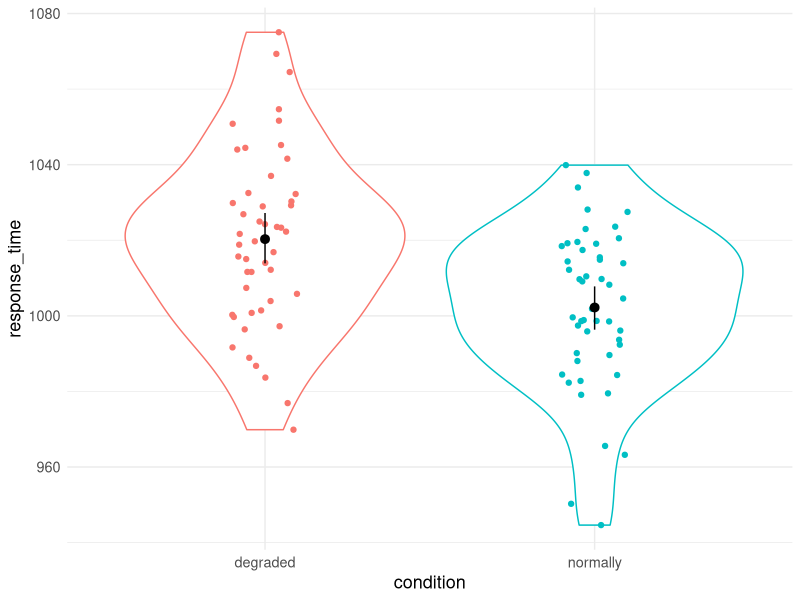
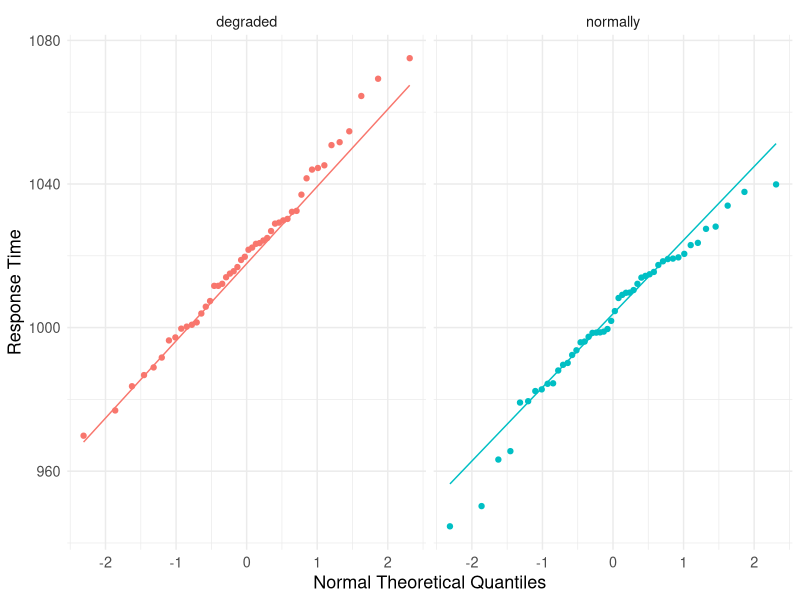
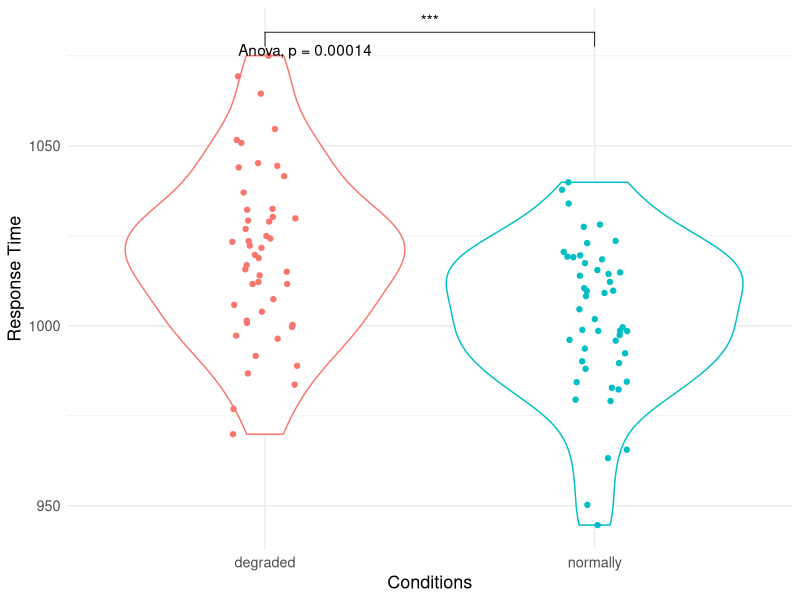
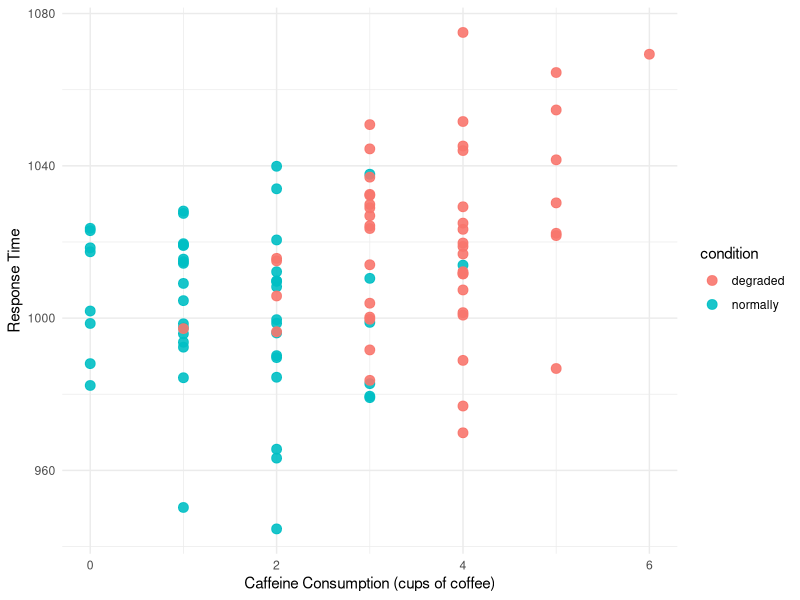

R code for these plots, in order: (Note: this script raises an error after producing the figures.)
# load tidyverse for reading, wrangling and plotting data
library(tidyverse) 
# load afex for ANOVA functions
library(afex) 
# load emmeans for pairwise comparisons
library(emmeans) 
# load psych for data summarize 
library(psych) 
# load skimr package for data summarize
library(skimr)
# load ggpubr package for plotting
library(ggpubr)
# load car package for leveneTest
library(car)

#load data
Q1_data = read_csv('./Raw_Data/assignment_2_dataset_1.csv')

# check if the data is correctly loaded
head(Q1_data)

# rename the value from condition_a, condition_b to normally and degraded.
# here we use mutate() function to recreate the column.
# case_when() is to select the case that fits different "condition".
Q1_data = Q1_data %>%
    mutate(
        condition = case_when(
            condition == "condition_a" ~ "normally",
            condition == "condition_b" ~ "degraded"
        )
    )

# code condition as a factor,using mutate function and factor function to replace the old column.
Q1_data = Q1_data %>%
    mutate(condition = factor(condition))

# double check if the data is coded correctly.
head(Q1_data)

# summarize data using base R functions
Q1_data %>%
    # we want to view the data in different conditions.
    group_by(condition) %>%
    # here we calculate mean and sd for the data, using summarize()
    summarise(mean = mean(response_time),
              sd = sd(response_time))

# according to this package's documentation, we use `describeBy()` function to compare data in different groups.
# The first argument sent is the data frame, and the second one is the group list.
describeBy(Q1_data$response_time, Q1_data$condition)

Q1_data %>%
    group_by(condition) %>%
    # here we use skim() function to generate summarize.
    skim() %>%
    # as we are only interested in the response_time variable, we use filter() to select it and compare between groups.
    filter(skim_variable == "response_time")

# Seed is set here to ensure reproducibility.
set.seed(11082245)
# use ggplot to demonstrate the distribution of data.
Q1_data %>%
    #here we set x axis as condition, y axis as response time, and we coloured the data according to the different conditions.
    ggplot(aes(x = condition, y = response_time, colour = condition)) +
    # here we add a layer of violin plot using settings and parameters in ggplot()
    geom_violin() +
    # let the dots jitter a little bit to have a better look.
    geom_jitter(width = .1) +
    # the figure is clear enough and we do not need a guides.
    guides(colour = FALSE) +
    # here we use stat_summary() function to add another layer.
    # "mean_cl_boot" is a built in function to acquire confidence limits for the mean.
    stat_summary(fun.data = "mean_cl_boot", colour = "black") +
    # also, a theme and text size is set here for a better view.
    theme_minimal() +
    theme(text = element_text(size = 13)) 

ggplot(data = Q1_data, aes(sample = response_time, colour = factor(condition))) +
    geom_qq() +
    geom_qq_line() +
    facet_wrap( ~ condition) +
    guides(colour = FALSE) +
    labs(y = "Response Time", x = "Normal Theoretical Quantiles") +
    theme_minimal() +
    theme(text = element_text(size = 13))

tapply(Q1_data$response_time, Q1_data$condition, shapiro.test)

leveneTest(response_time ~ condition, data = Q1_data)

Q1_model_1 = aov_4(response_time ~ condition + (1 | participant),data = Q1_data)

summary(Q1_model_1)
# by using emmeans(), we could compare the data group by the condition factor.
emmeans(Q1_model_1, pairwise ~ condition)

Q1_data %>%
    ggplot(aes(x = condition, y = response_time, colour = condition)) +
    geom_violin() +
    geom_jitter(width = .1) +
    # here we add ANOVA result to the plot
    # note this anova function may not get the same result.
    stat_compare_means(method = "anova") +
    # here we draw the line to compare different groups
    stat_compare_means(comparisons = list(c("degraded", "normally")),
                       symnum.args = list(
                           # use * to illustrate the p value
                           cutpoints = c(0, 0.0001, 0.001, 0.01, 0.05, Inf),
                           symbols = c("****", "***", "**", "*", "ns")
                       )) +
    guides(colour = FALSE) +
    theme_minimal() +
    theme(text = element_text(size = 13)) +
    labs(y = "Response Time", x = "Conditions")

t.test(Q1_data$response_time ~ Q1_data$condition)

Q2_data = read_csv('./Raw_Data/assignment_2_dataset_2.csv')
head(Q2_data)

Q2_data = Q2_data %>%
    mutate(
        condition = case_when(
            condition == "condition_a" ~ "normally",
            condition == "condition_b" ~ "degraded"
        )
    )
head(Q2_data)

Q2_data = Q2_data %>%
    mutate(condition = factor(condition))
head(Q2_data)

Q2_data %>%
    group_by(condition) %>%
    skim() %>%
    filter(skim_variable != "participant")

Q2_data %>%
    group_by(caffeine) %>%
    skim() %>%
    filter(skim_variable == "response_time")

# we set colour = condition in order to distinguish the relation between caffeine consumption and conditions. 
ggplot(Q2_data, aes(x = caffeine, y = response_time, colour = condition)) +
    geom_point(size = 3, alpha = .9) +
    labs(x = "Caffeine Consumption (cups of coffee)",
         y = "Response Time") +
    theme_minimal() +
    theme(text = element_text(size = 11)) 

Q2_model = aov_4(response_time ~ caffeine + condition +(1 | participant),data = Q2_data,factorize = FALSE)

anova(Q2_model)
# here we use 'pairwise' to compare different conditions
emmeans(Q2_model, pairwise ~ condition)

Q2_data <- Q2_data %>%
    mutate(condition = fct_relevel(condition,
                                   c("normally", "degraded")))
# here we use contrasts() to check the contrasts
contrasts(Q2_data$condition)

Q2_model_lm = lm(response_time ~ condition + caffeine, data = Q2_data)
Q2_model_lm

Resopnse_Time_normally = 998.564 + 12.791 * 0 + 2.469 * mean(Q2_data$caffeine)
Resopnse_Time_normally

# for ANOVA result: degraded = 1018
Resopnse_Time_degraded = 998.564 + 12.791 * 1 + 2.469 * mean(Q2_data$caffeine)
Resopnse_Time_degraded

Q2_model_lm_1 = lm(response_time ~ condition - 1 + caffeine, data = Q2_data)
Q2_model_lm_1

Q2_model_lm_2 = lm(response_time ~ 0 + condition + caffeine, data = Q2_data)
Q2_model_lm_2

# for ANOVA result: normally = 1005
Response_Time_0_1 = 998.564 * 1 + 1011.354 * 0 + 2.469 * mean(Q2_data$caffeine)
Response_Time_0_1

# for ANOVA result: degraded = 1018
Response_Time_0_2 = 998.564 * 0 + 1011.354 * 1 + 2.469 * mean(Q2_data$caffeine)
Response_Time_0_2

Q3_data_raw = read_csv('./Raw_Data/assignment_2_dataset_3.csv')
head(Q3_data_raw)

Q3_data_converted <- Q3_data_raw %>%
    # pivot function can convert wider data frame to longer data frame
    pivot_longer(
        # here we set columns that need to be converted
        cols = c(
            positiveprime_positivetarget,
            positiveprime_negativetarget,
            negativeprime_positivetarget,
            negativeprime_negativetarget
        ),
        # we send two column name here to indicate the function to convert them into two columns
        names_to = c("prime", "target"),
        # here we tell the function to separate conditions at the '_' symbol
        names_sep = "_" ,
        # here we tell the program where to save the value
        values_to = "rt",
        # set the transformed variable to be factor
        names_transform = "factor"
    )

# manually check the data
head(Q3_data_converted)

Q3_data_converted %>%
    # in this case, we use two grouping variables
    group_by(prime, target) %>%
    skim() %>%
    filter(skim_variable == "rt")

Q3_data_converted %>%
    # here we set x axis to be prime and target pair, which helps us compare the data
    ggplot(aes(
        x = prime:target,
        y = rt,
        colour = prime:target
    )) +
    geom_violin() +
    geom_jitter(width = .1, alpha = .25) +
    guides(colour = FALSE) +
    stat_summary(fun.data = "mean_cl_boot", colour = "black") +
    theme_minimal() +
    # because the tag is too long, we need to rotate it a little bit.
    theme(text = element_text(size = 13),
          axis.text.x = element_text(
              angle = 35,
              vjust = 0.5,
              hjust = 0.5
          )) +
    labs(x = "Prime X Target", y = "RT")

Q3_model = aov_4(rt ~ prime * target + (1 + prime * target | participant), data = Q3_data_converted)
Q3_model

# we use this function to get a more specific result
anova(Q3_model)

# here we use
emmeans(Q3_model, pairwise ~ prime * target, adjust = "Bonferroni")

Q3_data_converted %>%
    # here we set x axis to be prime and target pair, which helps us compare data
    ggplot(aes(
        x = prime:target,
        y = rt,
        colour = prime:target
    )) +
    geom_violin() +
    geom_jitter(width = .1, alpha = .25) +
    guides(colour = FALSE) +
    stat_summary(fun.data = "mean_cl_boot", colour = "black") +
    theme_minimal() +
    # because the tag is too long, we need to rotate it a little bit.
    theme(text = element_text(size = 13),
          axis.text.x = element_text(
              angle = 35,
              vjust = 0.5,
              hjust = 0.5
          )) +
    labs(x = "Prime X Target", y = "RT") +
    # here we draw the line to compare groups
    stat_compare_means(comparisons = list(
        c(
            "negativeprime:negativetarget",
            "positiveprime:negativetarget"
        ),
        c(
            "positiveprime:positivetarget",
            "negativeprime:positivetarget"
        )
    ),
    symnum.args = list(
        # use * to illustrate the p value
        cutpoints = c(0, 0.0001, 0.001, 0.01, 0.05, Inf),
        symbols = c("****", "***", "**", "*", "ns")
    ))
